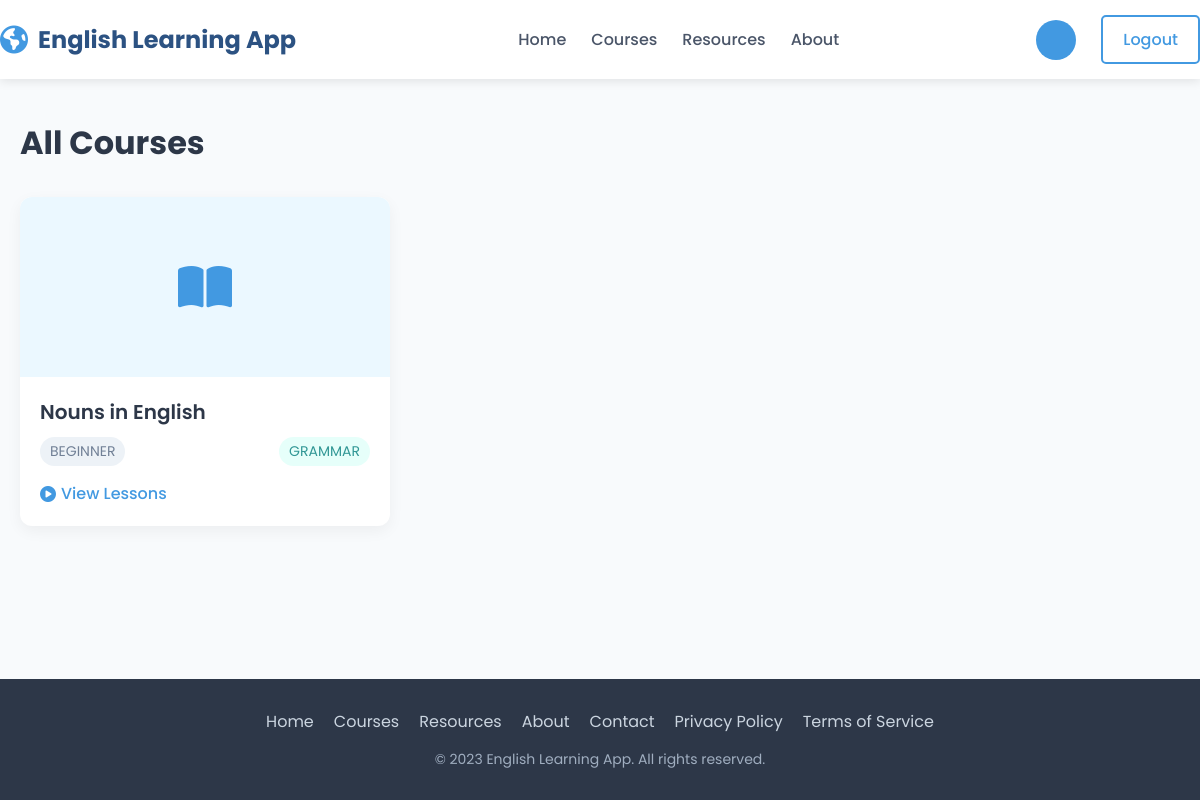
The app's page /learning/courses/ with its own data.
### learning/models.py (models this page shows, shortened)
class Course(models.Model):
    SKILL_LEVELS = [
        ("BEGINNER", "Beginner"),
        ("INTERMEDIATE", "Intermediate"),
        ("ADVANCED", "Advanced"),
    ]
    CATEGORIES = [
        ("GRAMMAR", "Grammar"),
        ("VOCABULARY", "Vocabulary"),
        ("LISTENING", "Listening"),
        ("SPEAKING", "Speaking"),
    ]
    title = models.CharField(max_length=200)
    description = models.TextField()
    skill_level = models.CharField(max_length=20, choices=SKILL_LEVELS)
    category = models.CharField(max_length=20, choices=CATEGORIES)
    created_by = models.ForeignKey(User, on_delete=models.CASCADE, related_name="courses")
    created_at = models.DateTimeField(auto_now_add=True)
    updated_at = models.DateTimeField(auto_now=True)

### learning/views.py (the view)
# urls.py: path('courses/', views.course_list, name='course_list'),
def course_list(request):
    courses = Course.objects.all()
    return render(request, 'learning/course_list.html', {'courses': courses})

### learning/templates/learning/course_list.html (shortened to what this page needs)
<!DOCTYPE html>
<html lang="en">
<head>
    <link rel="stylesheet" href="https://cdnjs.cloudflare.com/ajax/libs/font-awesome/6.4.0/css/all.min.css">
</head>
<body>
    <header>
        <div class="container header-container">
            <div class="logo">
                <i class="fas fa-globe-americas"></i>
                English Learning App
            </div>
            <nav>
                <ul>
                    <li><a href="{% url 'home' %}">Home</a></li>
                    <li><a href="{% url 'learning:course_list' %}" class="active">Courses</a></li>
                    <li><a href="#">Resources</a></li>
                    <li><a href="#">About</a></li>
                </ul>
            </nav>
            <div class="user-menu">
                <div class="user-info">
                    <div class="user-avatar">{{ user.email|make_list|first|upper }}</div>
                </div>
                <a href="{% url 'accounts:logout' %}" class="btn btn-outline">Logout</a>
            </div>
        </div>
    </header>
    <main>
        <div class="container">
            <div class="page-header">
                <h1 class="page-title">All Courses</h1>
            </div>
            {% if courses %}
                <div class="courses-grid">
                    {% for course in courses %}
                        <div class="course-card">
                            <div class="course-image">
                                <i class="fas fa-book-open"></i>
                            </div>
                            <div class="course-content">
                                <h3 class="course-title">{{ course.title }}</h3>
                                <div class="course-meta">
                                    <span class="course-level">{{ course.skill_level }}</span>
                                    <span class="course-category">{{ course.category }}</span>
                                </div>
                                <div class="course-actions">
                                    <a href="{% url 'learning:lesson_list' course.id %}">
                                        <i class="fas fa-play-circle"></i> View Lessons
                                    </a>
                                </div>
                            </div>
                        </div>
                    {% endfor %}
                </div>
            {% endif %}
        </div>
    </main>
    <footer>
        <div class="container">
            <div class="footer-links">
                <a href="#">Home</a>
                <a href="#">Courses</a>
                <a href="#">Resources</a>
                <a href="#">About</a>
                <a href="#">Contact</a>
                <a href="#">Privacy Policy</a>
                <a href="#">Terms of Service</a>
            </div>
            <div class="copyright">
                &copy; 2023 English Learning App. All rights reserved.
            </div>
        </div>
    </footer>
</body>
</html>

### learning/templates/learning/course_list.html (style rules this page uses)
* { margin: 0; padding: 0; box-sizing: border-box; }
body { font-family: 'Poppins', sans-serif; background-color: #f8fafc; color: #334155; min-height: 100vh; display: flex; flex-direction: column; }
.container { width: 100%; max-width: 1200px; margin: 0 auto; padding: 0 20px; }
header { background-color: #fff; box-shadow: 0 2px 10px rgba(0, 0, 0, 0.1); position: sticky; top: 0; z-index: 100; }
.header-container { display: flex; justify-content: space-between; align-items: center; padding: 15px 0; }
.logo { display: flex; align-items: center; font-size: 24px; font-weight: 700; color: #2c5282; }
.logo i { margin-right: 10px; color: #4299e1; font-size: 28px; }
nav ul { display: flex; list-style: none; }
nav ul li { margin-left: 25px; }
nav ul li a { text-decoration: none; color: #4a5568; font-weight: 500; transition: color 0.3s; }
.user-menu { display: flex; align-items: center; gap: 15px; }
.user-info { display: flex; align-items: center; gap: 10px; }
.user-avatar { width: 40px; height: 40px; border-radius: 50%; background-color: #4299e1; display: flex; align-items: center; justify-content: center; color: white; font-weight: 600; }
.btn { padding: 10px 20px; border-radius: 5px; font-weight: 500; text-decoration: none; transition: all 0.3s; display: inline-block; cursor: pointer; border: none; font-family: 'Poppins', sans-serif; }
.btn-outline { border: 2px solid #4299e1; color: #4299e1; background-color: transparent; }
main { flex: 1; padding: 40px 0; }
.page-header { display: flex; justify-content: space-between; align-items: center; margin-bottom: 30px; }
.page-title { font-size: 32px; color: #2d3748; }
.courses-grid { display: grid; grid-template-columns: repeat(auto-fill, minmax(300px, 1fr)); gap: 25px; }
.course-card { background-color: white; border-radius: 12px; overflow: hidden; box-shadow: 0 5px 15px rgba(0, 0, 0, 0.05); transition: transform 0.3s, box-shadow 0.3s; }
.course-image { height: 180px; background-color: #ebf8ff; display: flex; align-items: center; justify-content: center; color: #4299e1; font-size: 48px; }
.course-content { padding: 20px; }
.course-title { font-size: 20px; font-weight: 600; color: #2d3748; margin-bottom: 10px; }
.course-meta { display: flex; justify-content: space-between; margin-bottom: 15px; font-size: 14px; color: #718096; }
.course-level { background-color: #edf2f7; padding: 4px 10px; border-radius: 20px; }
.course-category { background-color: #e6fffa; color: #319795; padding: 4px 10px; border-radius: 20px; }
.course-actions { display: flex; justify-content: space-between; align-items: center; margin-top: 15px; }
.course-actions a { text-decoration: none; color: #4299e1; font-weight: 500; display: flex; align-items: center; gap: 5px; transition: color 0.3s; }
footer { background-color: #2d3748; color: white; padding: 30px 0; text-align: center; }
.footer-links { display: flex; justify-content: center; gap: 20px; margin-bottom: 15px; }
.footer-links a { color: #cbd5e0; text-decoration: none; transition: color 0.3s; }
.copyright { color: #a0aec0; font-size: 14px; }

### records on screen
Course: title "Nouns in English", skill_level "BEGINNER", category "GRAMMAR"
